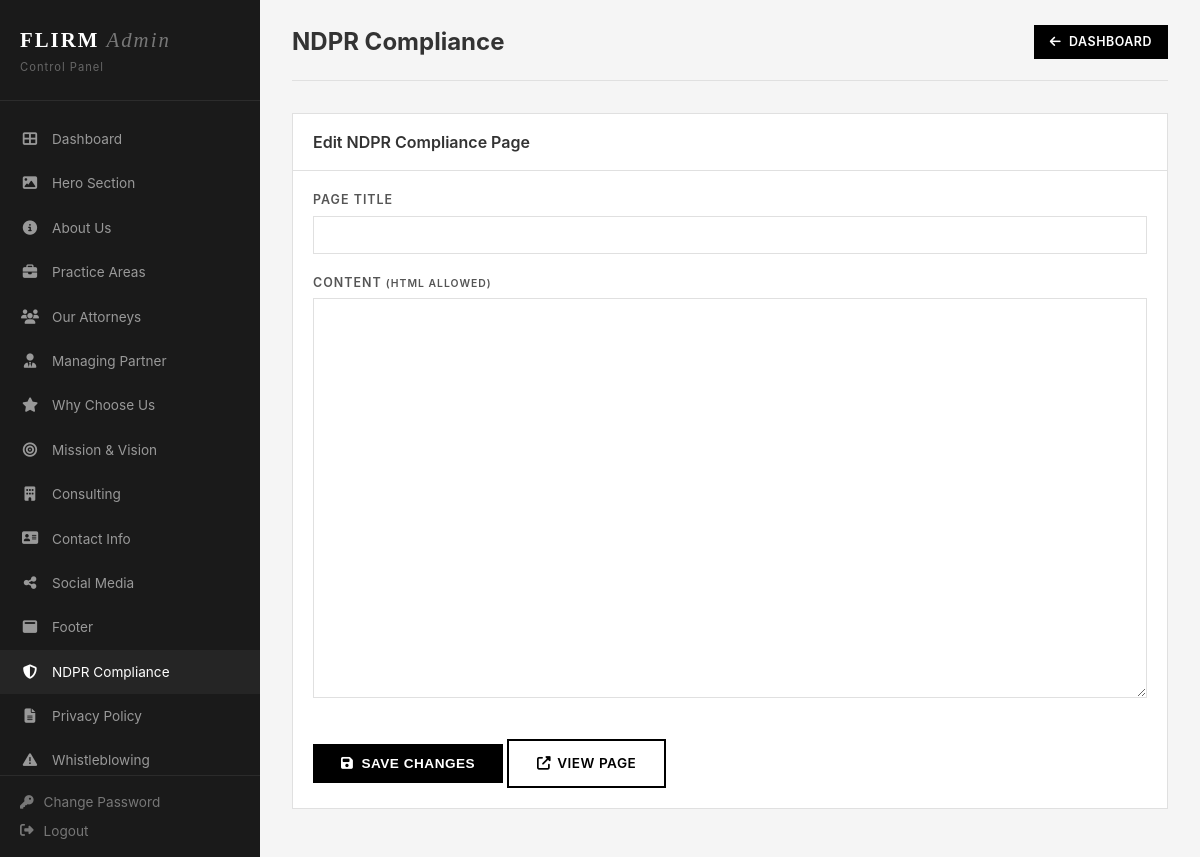
Before: /admin/ndpr-compliance.php (signed in) with the older database file.
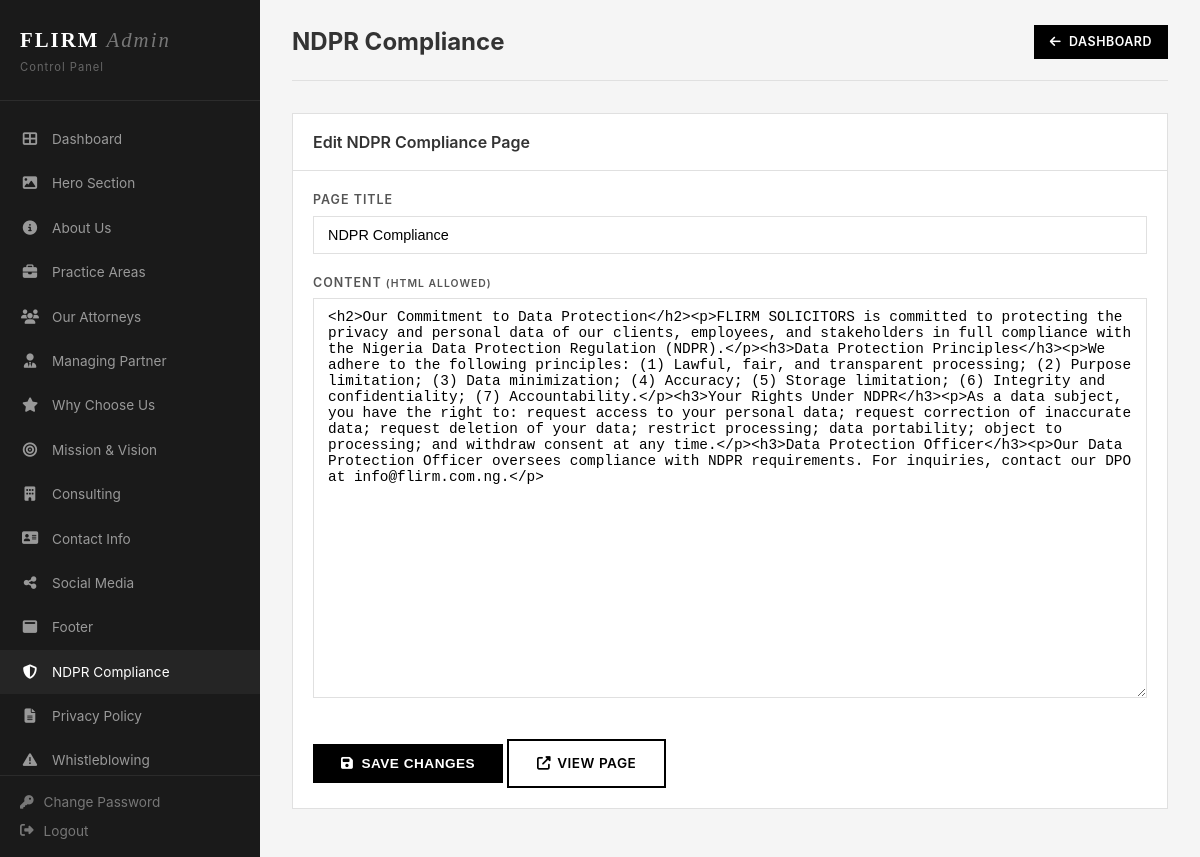
After: the same page with the newer database file.
### tables this page shows
CREATE TABLE page_content (
    id INT PRIMARY KEY AUTO_INCREMENT,
    page_key VARCHAR(100) NOT NULL UNIQUE,
    title VARCHAR(255) NOT NULL,
    content TEXT,
    updated_at TIMESTAMP DEFAULT CURRENT_TIMESTAMP ON UPDATE CURRENT_TIMESTAMP
);

### includes/db.php (called while the page is built, shortened)
<?php
class Database {
    private static $instance = null;
    private $conn;
    private function __construct() {
        try {
            $this->conn = new mysqli(DB_HOST, DB_USER, DB_PASS, DB_NAME);
            $this->conn->set_charset('utf8mb4');
        } catch (Throwable $e) {
            http_response_code(500);
            die('Database connection failed: ' . htmlspecialchars($e->getMessage()));
        }
    }
    public static function getInstance() {
        if (self::$instance === null) {
            self::$instance = new self();
        }
        return self::$instance;
    }
    public function query($sql) {
        return $this->conn->query($sql);
    }
    public function escape($str) {
        return $this->conn->real_escape_string($str);
    }
    public function fetchOne($sql) {
        $result = $this->query($sql);
        if ($result && $result->num_rows > 0) {
            return $result->fetch_assoc();
        }
        return null;
    }
}

### includes/functions.php (called while the page is built, shortened)
<?php
require_once 'db.php';
function getPageContent($key) {
    $db = Database::getInstance();
    return $db->fetchOne("SELECT * FROM page_content WHERE page_key = '" . $db->escape($key) . "' LIMIT 1");
}
        ?><img src="<?= SITE_URL . htmlspecialchars($path) ?>" alt="<?= htmlspecialchars($alt) ?>" style="<?= $style ?>"><?php

### admin/ndpr-compliance.php (the view, shortened to what this page needs)
<?php require_once 'header.php'; ?>
<?php
$page = getPageContent('ndpr-compliance');
?>
<div class="admin-header">
    <h1>NDPR Compliance</h1>
    <a href="dashboard.php" class="btn btn-black btn-sm"><i class="fas fa-arrow-left"></i> Dashboard</a>
</div>
<div class="card">
    <div class="card-header"><h3>Edit NDPR Compliance Page</h3></div>
    <div class="card-body">
        <form method="POST">
            <div class="form-group">
                <label>Page Title</label>
                <input type="text" name="title" value="<?= htmlspecialchars($page['title']) ?>">
            </div>
            <div class="form-group" style="margin-top:16px;">
                <label>Content <small>(HTML allowed)</small></label>
                <textarea name="content" style="height:400px;font-family:monospace;font-size:0.9rem;"><?= htmlspecialchars($page['content']) ?></textarea>
            </div>
            <button type="submit" class="btn btn-black" style="margin-top:16px;"><i class="fas fa-save"></i> Save Changes</button>
            <a href="../ndpr-compliance.php" class="btn btn-outline" style="margin-top:16px;display:inline-flex;align-items:center;gap:6px;" target="_blank"><i class="fas fa-external-link-alt"></i> View Page</a>
        </form>
    </div>
</div>
<?php require_once 'footer.php'; ?>

Changed rows visible on the page:
added page_content: title "NDPR Compliance", content "<h2>Our Commitment to Data Protection</h2><p>FLIRM SOLICITORS is committed to protecting the privacy and personal data of our clients, employees, and stakeholders in full compliance with the Nigeria Data Protection Regulation (NDPR).</p><h3>Data Protection Principles</h3><p>We adhere to the following principles: (1) Lawful, fair, and transparent processing; (2) Purpose limitation; (3) Data minimization; (4) Accuracy; (5) Storage limitation; (6) Integrity and confidentiality; (7) Accountability.</p><h3>Your Rights Under NDPR</h3><p>As a data subject, you have the right to: request access to your personal data; request correction of inaccurate data; request deletion of your data; restrict…"
